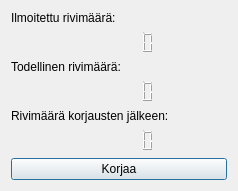
<?xml version="1.0" encoding="UTF-8"?>
<ui version="4.0">
 <class>Dialog</class>
 <widget class="QDialog" name="Dialog">
  <property name="geometry">
   <rect>
    <x>0</x>
    <y>0</y>
    <width>238</width>
    <height>185</height>
   </rect>
  </property>
  <property name="windowTitle">
   <string>Dialog</string>
  </property>
  <layout class="QGridLayout" name="gridLayout">
   <item row="0" column="0">
    <widget class="QLabel" name="label_4">
     <property name="text">
      <string>Ilmoitettu rivimäärä:</string>
     </property>
    </widget>
   </item>
   <item row="1" column="0">
    <widget class="QLCDNumber" name="inFileLcdNumber">
     <property name="toolTip">
      <string>Sanakirjan alkuun merkitty sanamäärä</string>
     </property>
     <property name="whatsThis">
      <string>Oikolukusanakirjan alkuun merkitty sanojen lukumäärä. Saattaa olla virheellinen.</string>
     </property>
     <property name="frameShape">
      <enum>QFrame::NoFrame</enum>
     </property>
     <property name="smallDecimalPoint">
      <bool>true</bool>
     </property>
     <property name="digitCount">
      <number>6</number>
     </property>
    </widget>
   </item>
   <item row="2" column="0">
    <widget class="QLabel" name="label_5">
     <property name="text">
      <string>Todellinen rivimäärä:</string>
     </property>
    </widget>
   </item>
   <item row="3" column="0">
    <widget class="QLCDNumber" name="actualLcdNumber">
     <property name="toolTip">
      <string>Lasekettu sanojen määrä sanakirjassa.</string>
     </property>
     <property name="whatsThis">
      <string>Todellinen laskettu sanojen määrä ennen useampaan kertaan esiintyvien sanojen poistoa.</string>
     </property>
     <property name="frameShape">
      <enum>QFrame::NoFrame</enum>
     </property>
     <property name="smallDecimalPoint">
      <bool>true</bool>
     </property>
     <property name="digitCount">
      <number>6</number>
     </property>
    </widget>
   </item>
   <item row="4" column="0">
    <widget class="QLabel" name="label_6">
     <property name="text">
      <string>Rivimäärä korjausten jälkeen:</string>
     </property>
    </widget>
   </item>
   <item row="5" column="0">
    <widget class="QLCDNumber" name="finalLcdNumber">
     <property name="toolTip">
      <string>Lopullinen sanojen määrä korjausten jälkeen</string>
     </property>
     <property name="whatsThis">
      <string>Sanojen lopullinen lukumäärä, kun toistuvat sanat on poistettu.</string>
     </property>
     <property name="frameShape">
      <enum>QFrame::NoFrame</enum>
     </property>
     <property name="smallDecimalPoint">
      <bool>true</bool>
     </property>
     <property name="digitCount">
      <number>6</number>
     </property>
    </widget>
   </item>
   <item row="6" column="0">
    <widget class="QPushButton" name="okPushButton">
     <property name="whatsThis">
      <string>Tallentataa korjaukset sanakirjaan.</string>
     </property>
     <property name="text">
      <string>Korjaa</string>
     </property>
    </widget>
   </item>
  </layout>
 </widget>
 <resources/>
 <connections/>
</ui>
